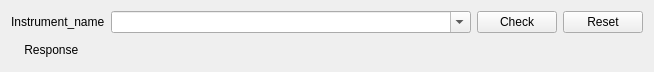
<?xml version="1.0" encoding="UTF-8"?>
<ui version="4.0">
 <class>Form</class>
 <widget class="QWidget" name="Form">
  <property name="geometry">
   <rect>
    <x>0</x>
    <y>0</y>
    <width>654</width>
    <height>72</height>
   </rect>
  </property>
  <property name="windowTitle">
   <string>Form</string>
  </property>
  <layout class="QVBoxLayout" name="verticalLayout">
   <item>
    <layout class="QGridLayout" name="gridLayout" columnstretch="0,1,0,0">
     <property name="leftMargin">
      <number>0</number>
     </property>
     <property name="topMargin">
      <number>0</number>
     </property>
     <property name="rightMargin">
      <number>0</number>
     </property>
     <property name="bottomMargin">
      <number>0</number>
     </property>
     <item row="0" column="1">
      <widget class="QComboBox" name="comboBox">
       <property name="editable">
        <bool>true</bool>
       </property>
      </widget>
     </item>
     <item row="0" column="2">
      <widget class="QPushButton" name="btn_check">
       <property name="text">
        <string>Check</string>
       </property>
      </widget>
     </item>
     <item row="0" column="0">
      <widget class="QLabel" name="label_inst_name">
       <property name="text">
        <string>Instrument_name</string>
       </property>
      </widget>
     </item>
     <item row="0" column="3">
      <widget class="QPushButton" name="btn_reset">
       <property name="text">
        <string>Reset</string>
       </property>
      </widget>
     </item>
     <item row="1" column="0" colspan="4">
      <widget class="QLabel" name="label_response">
       <property name="text">
        <string>    Response</string>
       </property>
      </widget>
     </item>
    </layout>
   </item>
  </layout>
 </widget>
 <resources/>
 <connections/>
</ui>
